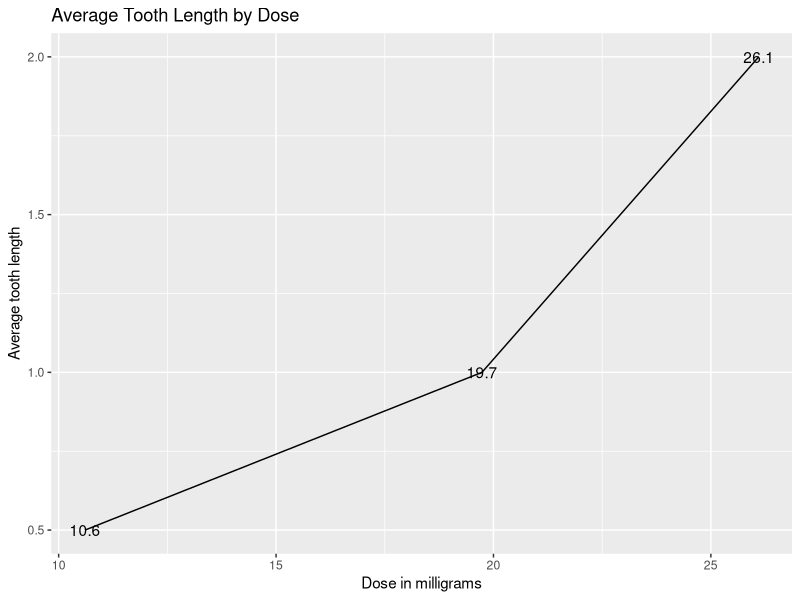

Write R code to recreate this figure.
## ---- chunk 1
library(ggplot2)
lenBYdose <- NULL
data(ToothGrowth)
lenBYdose <- aggregate(ToothGrowth$len, by=list(ToothGrowth$dose), FUN=mean)
names(lenBYdose) <- c("len", "dose")

ggplot(lenBYdose, aes(dose, len, label=round(dose,1))) + 
  geom_line() +
  ylab("Average tooth length") +
  xlab("Dose in milligrams") +
  ggtitle("Average Tooth Length by Dose") +
  geom_text()

## ---- chunk 2
summary(ToothGrowth)
